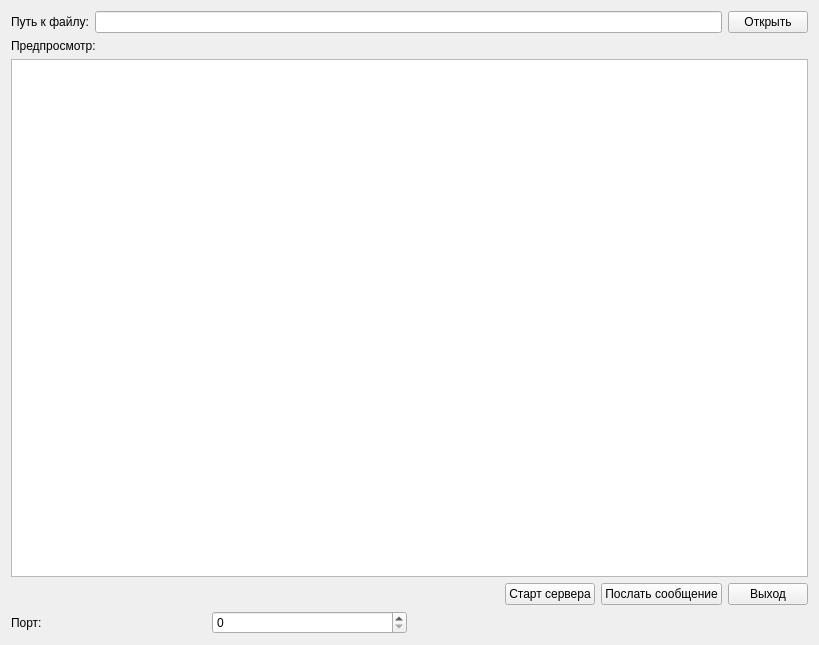
<?xml version="1.0" encoding="UTF-8"?>
<ui version="4.0">
 <class>Widget</class>
 <widget class="QWidget" name="Widget">
  <property name="geometry">
   <rect>
    <x>0</x>
    <y>0</y>
    <width>819</width>
    <height>645</height>
   </rect>
  </property>
  <property name="windowTitle">
   <string>Widget</string>
  </property>
  <layout class="QGridLayout" name="gridLayout">
   <item row="0" column="0" colspan="2">
    <layout class="QHBoxLayout" name="horizontalLayout_4">
     <item>
      <widget class="QLabel" name="label_3">
       <property name="text">
        <string>Путь к файлу:</string>
       </property>
      </widget>
     </item>
     <item>
      <widget class="QLineEdit" name="pathFile"/>
     </item>
     <item>
      <widget class="QPushButton" name="openFile">
       <property name="text">
        <string>Открыть</string>
       </property>
      </widget>
     </item>
    </layout>
   </item>
   <item row="2" column="0" colspan="2">
    <layout class="QHBoxLayout" name="horizontalLayout"/>
   </item>
   <item row="3" column="0" colspan="2">
    <layout class="QHBoxLayout" name="horizontalLayout_2">
     <item>
      <spacer name="horizontalSpacer">
       <property name="orientation">
        <enum>Qt::Horizontal</enum>
       </property>
       <property name="sizeHint" stdset="0">
        <size>
         <width>98</width>
         <height>20</height>
        </size>
       </property>
      </spacer>
     </item>
     <item>
      <widget class="QPushButton" name="startSrv">
       <property name="text">
        <string>Старт сервера</string>
       </property>
      </widget>
     </item>
     <item>
      <widget class="QPushButton" name="pushMsg">
       <property name="text">
        <string>Послать сообщение</string>
       </property>
      </widget>
     </item>
     <item>
      <widget class="QPushButton" name="exit">
       <property name="text">
        <string>Выход</string>
       </property>
      </widget>
     </item>
    </layout>
   </item>
   <item row="4" column="0">
    <layout class="QHBoxLayout" name="horizontalLayout_3">
     <item>
      <widget class="QLabel" name="label_2">
       <property name="text">
        <string>Порт:</string>
       </property>
      </widget>
     </item>
     <item>
      <widget class="QSpinBox" name="portSrv">
       <property name="maximum">
        <number>999999999</number>
       </property>
      </widget>
     </item>
    </layout>
   </item>
   <item row="1" column="0" colspan="2">
    <layout class="QVBoxLayout" name="verticalLayout">
     <item>
      <widget class="QLabel" name="label_4">
       <property name="text">
        <string>Предпросмотр:</string>
       </property>
      </widget>
     </item>
     <item>
      <widget class="QTextBrowser" name="textBrowser"/>
     </item>
    </layout>
   </item>
  </layout>
 </widget>
 <resources/>
 <connections/>
</ui>
